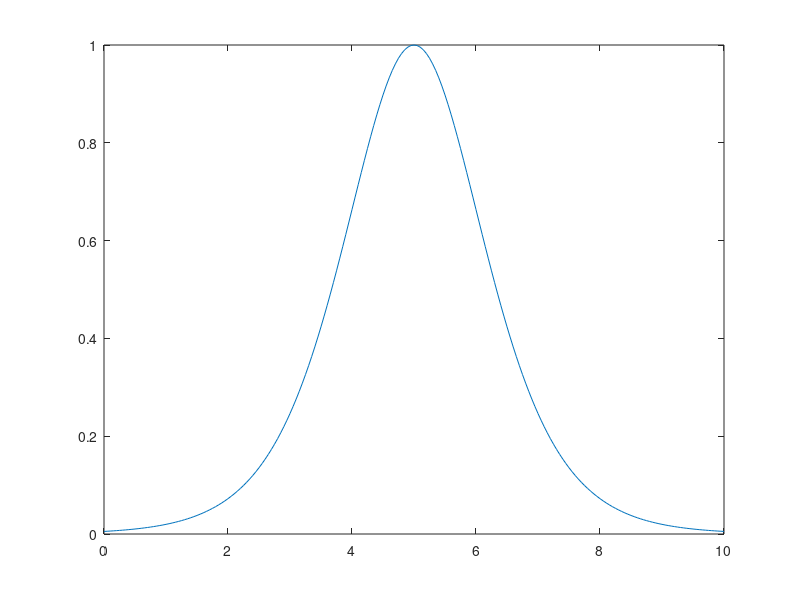
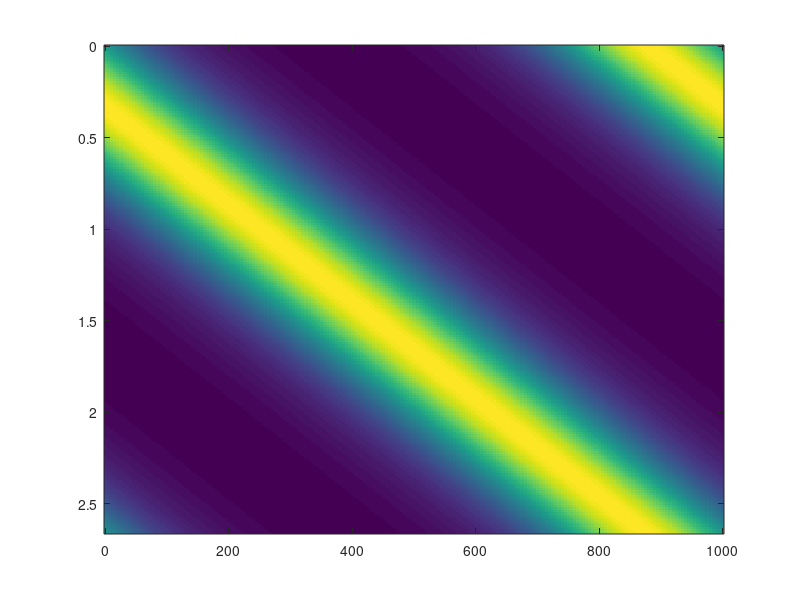

Source code (MATLAB) for these figures, in order: (Note: this script raises an error after producing the figures.)
clear all
close all

%cols(0,:)=[1 1 1];  %use 'w'
cols(1,:)=[255 205 135]/255;  %light orange
cols(2,:)=[166 160 220]/255; %light purple
cols(3,:)=[205 66 0]/255;    %dark orange
cols(4,:)=[47 08 117]/255;   %dark purple
cols(5,:)=[0 0 0]; %use 'k'

c=299792458;
eps0=8.85e-12;

ps=1e-12;
fs=1e-15;
um=1e-6;

Fin=.85/(.01)^2;
n=1.548;

sigx=78.7*um;       %RMS spotsize (radius)
sigz=309.7*um;
%Uin=.5*Fin*pi*sigx*sigz
Uin=3.25e-4;
Fin0=2*Uin/(pi*sigx*sigz)


fA1=.131;
eta1=2.76;

fA2=.094;
eta2=2.82;


A1=(2*eta1*fA1/n)*sqrt(2*Fin*c/eps0)*1e-9;
A2=(2*eta2*fA2/n)*sqrt(2*Fin*c/eps0)*1e-9;

%%
clc

L=1000*um;

%Fin=2*Uin/(pi*sigx*L/2)
Fin=2*Uin/(pi*sigx*sigz)

taup=2.66*ps;

Pulse=@(t) sech(2*asech(1/sqrt(2))*(t)./taup).^2;

A1=(2*eta1*fA1/n)*sqrt(2*Fin*c/eps0)*1e-6;
A2=(2*eta2*fA2/n)*sqrt(2*Fin*c/eps0)*1e-6;

Grad1=A1*quad(Pulse,0,L/2/c)/L/sqrt(taup)
Grad2=A2*quad(Pulse,0,L/2/c)/L/sqrt(taup)

E1=Grad1*L*1e3
E2=Grad2*L*1e3

%%
T=(0:.05:10)*ps;
Nt=length(T);
del=T(round(length(T)/2));%1*ps;

figure
plot(T*1e12,Pulse(T-del))

Ntaup=round(taup/(T(2)-T(1)));
Taup=linspace(0,taup,Nt-1);

% Z=linspace(0,L,Nt-1);
% for i=1:Nt
% 
% %z=linspace(0,L,Ntaup-1)
% %for i=1:Ntaup
%     PulseMap(i,:)=circshift(Pulse(T-del)',i-round(Nt/2)-round(Ntaup/2)+2);
% end

Z=linspace(0,L,Ntaup-1);
for i=1:Nt

%z=linspace(0,L,Ntaup-1)
%for i=1:Ntaup
    PulseMap(i,:)=circshift(Pulse(T-del)',i-round(Nt/2)-round(Ntaup/2)+2);
end

figure
imagesc(Z*1e6,Taup*1e12,PulseMap)
%imagesc(z*1e6,1:Ntaup,PulseMap)



%% Gradient calculation with fixed fluence


close all

%width=4.5; % if alone
width=3.25; % if paired
height=2.5;

hFig = figure(95);

%set(gcf,'PaperPositionMode','auto')
set(hFig,'ActivePositionProperty','position')
set(hFig,'Units','inches')
%set(hFig, 'Position', [0 0 width height])

set(hFig, 'Color', 'w');
set(hFig,'Units','points')



L=[150 310 620 1240]*um;
tau=logspace(-14,-11,60);
%L=[100 250 550 1100]*um;

L=1000*um;
tau=logspace(-14,-11,1000);

j=1;
Fin=2*Uin/(pi*sigx*sigz)       %FIXED
A1=(2*eta1*fA1/n)*sqrt(2*Fin*c/eps0)*1e-9;
A2=(2*eta2*fA2/n)*sqrt(2*Fin*c/eps0)*1e-9;
for i=1:length(tau)
Pulse=@(t) sech(2*asech(1/sqrt(2))*(t)./tau(i)).^2;
Grad1(i)=A1*quad(Pulse,0,L(j)/2/c)/L(j)/sqrt(tau(i));
Grad2(i)=A2*quad(Pulse,0,L(j)/2/c)/L(j)/sqrt(tau(i));
end

h1a=semilogx(tau*1e12,Grad1,'Color',cols(3,:),'Linewidth',1);
hold on
h1b=semilogx(tau*1e12,Grad2,'Color',cols(3,:),'Linewidth',1);
hold on

grid on
%%
% Grad=(Grad1+Grad2)/2;
% dGrad=(Grad2-Grad1)/2;
% h1=errorbar(tau*1e12,Grad,dGrad,'LineStyle','none',...
%         'Marker','o','Color',cols(3,:),'Linewidth',1,'MarkerSize',3,...
%     'MarkerFaceColor',cols(3,:));


j=2;
Fin=2*Uin/(pi*sigx*sigz)       %FIXED
A1=(2*eta1*fA1/n)*sqrt(2*Fin*c/eps0)*1e-9;
A2=(2*eta2*fA2/n)*sqrt(2*Fin*c/eps0)*1e-9;

tau=logspace(-14,-11,61);
for i=1:length(tau)
Pulse=@(t) sech(2*asech(1/sqrt(2))*(t)./tau(i)).^2;

Grad1(i)=A1*quad(Pulse,0,L(j)/2/c)/L(j)/sqrt(tau(i));
Grad2(i)=A2*quad(Pulse,0,L(j)/2/c)/L(j)/sqrt(tau(i));
end

h2a=semilogx(tau*1e12,Grad1,'Color',cols(1,:),'Linewidth',1);
hold on
h2b=semilogx(tau*1e12,Grad2,'Color',cols(1,:),'Linewidth',1);
hold on

% Grad=(Grad1+Grad2)/2;
% dGrad=(Grad2-Grad1)/2;
% h2=errorbar(tau*1e12,Grad,dGrad,'LineStyle','none',...
%         'Marker','^', 'Color',cols(1,:),'Linewidth',1,...
%     'MarkerSize',3,'MarkerFaceColor',cols(1,:));
% 
% hold on

% Fin=2*Uin/(pi*sigx*L(j)/2)     % VARIABLE
% for i=1:length(tau)
% Pulse=@(t) sech(2*asech(1/sqrt(2))*(t)./tau(i)).^2;
% 
% A1=(2*eta1*fA1/n)*sqrt(2*Fin*c/eps0)*1e-9;
% A2=(2*eta2*fA2/n)*sqrt(2*Fin*c/eps0)*1e-9;
% 
% Grad1(i)=A1*quad(Pulse,0,L(j)/2/c)/L(j)/sqrt(tau(i));
% Grad2(i)=A2*quad(Pulse,0,L(j)/2/c)/L(j)/sqrt(tau(i));
% end
% 
% Grad=(Grad1+Grad2)/2;
% dGrad=(Grad2-Grad1)/2;
% h1=errorbar(tau*1e12,Grad,dGrad,'LineStyle','none',...
%         'Marker','o','Color',cols(1,:),'Linewidth',1,'MarkerSize',3,...
%     'MarkerFaceColor',cols(1,:));
% hold on

j=3;
clear tau Grad1 Grad2 Grad dGrad
tau=logspace(-14,-11,59);
%tau=logspace(-14,-11,100);
Fin=2*Uin/(pi*sigx*sigz)       %FIXED
A1=(2*eta1*fA1/n)*sqrt(2*Fin*c/eps0)*1e-9;
A2=(2*eta2*fA2/n)*sqrt(2*Fin*c/eps0)*1e-9;
for i=1:length(tau)
Pulse=@(t) sech(2*asech(1/sqrt(2))*(t)./tau(i)).^2;

Grad1(i)=A1*quad(Pulse,0,L(j)/2/c)/L(j)/sqrt(tau(i));
Grad2(i)=A2*quad(Pulse,0,L(j)/2/c)/L(j)/sqrt(tau(i));
end

h3a=semilogx(tau*1e12,Grad1,'Color',cols(4,:),'Linewidth',1);
hold on
h3b=semilogx(tau*1e12,Grad2,'Color',cols(4,:),'Linewidth',1);
hold on

% Grad=(Grad1+Grad2)/2;
% dGrad=(Grad2-Grad1)/2;
% h3=errorbar(tau*1e12,Grad,dGrad,'LineStyle','none',...
% 'Marker','s','Color',cols(4,:),'Linewidth',1,'MarkerSize',3,...
% 'MarkerFaceColor',cols(4,:));
% hold on

j=4;
tau=logspace(-14,-11,60);

% Fin=2*Uin/(pi*sigx*sigz)       %FIXED
% A1=(2*eta1*fA1/n)*sqrt(2*Fin*c/eps0)*1e-9;
% A2=(2*eta2*fA2/n)*sqrt(2*Fin*c/eps0)*1e-9;
% for i=1:length(tau)
% Pulse=@(t) sech(2*asech(1/sqrt(2))*(t)./tau(i)).^2;
% 
% Grad1(i)=A1*quad(Pulse,0,L(j)/2/c)/L(j)/sqrt(tau(i));
% Grad2(i)=A2*quad(Pulse,0,L(j)/2/c)/L(j)/sqrt(tau(i));
% end
% 
% Grad=(Grad1+Grad2)/2;
% dGrad=(Grad2-Grad1)/2;
% h4=errorbar(tau*1e12,Grad,dGrad,'LineStyle','none',...
%     'Marker','v','Color',cols(2,:),'Linewidth',1,...
%     'MarkerSize',3,'MarkerFaceColor',cols(2,:));
%     
% hold on
Fin=2*Uin/(pi*sigx*L(j)/2)       %VARIABLE
A1=(2*eta1*fA1/n)*sqrt(2*Fin*c/eps0)*1e-9;
A2=(2*eta2*fA2/n)*sqrt(2*Fin*c/eps0)*1e-9;
for i=1:length(tau)
Pulse=@(t) sech(2*asech(1/sqrt(2))*(t)./tau(i)).^2;

Grad1(i)=A1*quad(Pulse,0,L(j)/2/c)/L(j)/sqrt(tau(i));
Grad2(i)=A2*quad(Pulse,0,L(j)/2/c)/L(j)/sqrt(tau(i));
end

h4a=semilogx(tau*1e12,Grad1,'Color',cols(2,:),'Linewidth',1);
hold on
h4b=semilogx(tau*1e12,Grad2,'Color',cols(2,:),'Linewidth',1);
hold on

% Grad=(Grad1+Grad2)/2;
% dGrad=(Grad2-Grad1)/2;
% h4=errorbar(tau*1e12,Grad,dGrad,'LineStyle','none',...
%     'Marker','v','Color',cols(2,:),'Linewidth',1,...
%     'MarkerSize',3,'MarkerFaceColor',cols(2,:));

ax1=gca;
%set(gca,'xscale','log','Color','none');
set(gca,'Color','none');

%axis tight
ylim([0 .7])
xlim([.1 5])

set(ax1,'XTick',[.1:.1:1 1.5 2:5])
set(ax1,'YTick',[.1:.1:.7])
set(ax1,'XTickLabel',{'0.1','0.2','0.3','','0.5','','','','','1.0','1.5','2','3','4','5'})

hx=xlabel('FWHM pulse width, \tau_p [ps]');
hy=ylabel('Average gradient, {\itG}_0 [MeV/m]');

ax2=copyobj(ax1,hFig);
delete(get(ax2,'Children'));
set(ax2,'Color','None','Box','off','Ygrid','on','Xgrid','on');
set(ax2,'Xcolor',[.9 .9 .9],'Ycolor',[.9 .9 .9]);%,'XTickLabel',[],'YTickLabel',[]);
%get(ax3)    %Unsure how to remove labels from this third axes.. will have
%to do by hand
uistack(ax2,'bottom');

linkaxes([ax1,ax2],'xy')


%hL=legend([h1,h2,h3,h4],{'{\it L} = 0.12 mm','{\it L} = 0.24 mm','{\it L} = 0.48 mm','{\it L} = 0.96 mm'});
hL=legend([h1a,h2a,h3a,h4a],{'{\it L} = 0.15 mm','{\it L} = 0.31 mm','{\it L} = 0.62 mm','{\it L} = 1.24 mm'});
set(hL,'Location','northeast','Box','Off')

set([ax1,ax2],'FontSize', 10);
set([hx,hy,hL],'FontSize', 10);

export_fig LengthOptim.eps -cmyk -r300 -painters%-painters


%% Gradient calculation with fixed pulse engery


%To match 2sigz=L ->sigz=L/2

close all

width=3.25;
height=2.5;
hFig = figure(96);

%set(gcf,'PaperPositionMode','auto')
set(hFig,'ActivePositionProperty','position')
set(hFig,'Units','inches')
set(hFig, 'Position', [0 0 width height])

set(hFig, 'Color', 'w');
set(hFig,'Units','points')


L=[120 240 480 960]*um;

j=1;
tau=logspace(-14,-11,60);
for i=1:length(tau)
Pulse=@(t) sech(2*asech(1/sqrt(2))*(t)./tau(i)).^2;

Fin=2*Uin/(pi*sigx*L(j)/2);
A1=(2*eta1*fA1/n)*sqrt(2*Fin*c/eps0)*1e-9;
A2=(2*eta2*fA2/n)*sqrt(2*Fin*c/eps0)*1e-9;

Grad1(i)=A1*quad(Pulse,0,L(j)/2/c)/L(j)/sqrt(tau(i));
Grad2(i)=A2*quad(Pulse,0,L(j)/2/c)/L(j)/sqrt(tau(i));
end

Grad=(Grad1+Grad2)/2;
dGrad=(Grad2-Grad1)/2;
h1=errorbar(tau*1e12,Grad,dGrad,'LineStyle','none',...
        'Marker','o','Color',cols(3,:),'Linewidth',1,'MarkerSize',3,...
    'MarkerFaceColor',cols(3,:));
hold on

j=2;
tau=logspace(-14,-11,61);
for i=1:length(tau)
Pulse=@(t) sech(2*asech(1/sqrt(2))*(t)./tau(i)).^2;

Fin=2*Uin/(pi*sigx*L(j)/2);
A1=(2*eta1*fA1/n)*sqrt(2*Fin*c/eps0)*1e-9;
A2=(2*eta2*fA2/n)*sqrt(2*Fin*c/eps0)*1e-9;
Grad1(i)=A1*quad(Pulse,0,L(j)/2/c)/L(j)/sqrt(tau(i));
Grad2(i)=A2*quad(Pulse,0,L(j)/2/c)/L(j)/sqrt(tau(i));
end

Grad=(Grad1+Grad2)/2;
dGrad=(Grad2-Grad1)/2;
h2=errorbar(tau*1e12,Grad,dGrad,'LineStyle','none',...
        'Marker','^', 'Color',cols(1,:),'Linewidth',1,...
    'MarkerSize',3,'MarkerFaceColor',cols(1,:));
hold on

j=3;
clear tau Grad1 Grad2 Grad dGrad
tau=logspace(-14,-11,59);
%tau=logspace(-14,-11,100);
for i=1:length(tau)
Pulse=@(t) sech(2*asech(1/sqrt(2))*(t)./tau(i)).^2;
Fin=2*Uin/(pi*sigx*L(j)/2);
A1=(2*eta1*fA1/n)*sqrt(2*Fin*c/eps0)*1e-9;
A2=(2*eta2*fA2/n)*sqrt(2*Fin*c/eps0)*1e-9;
Grad1(i)=A1*quad(Pulse,0,L(j)/2/c)/L(j)/sqrt(tau(i));
Grad2(i)=A2*quad(Pulse,0,L(j)/2/c)/L(j)/sqrt(tau(i));
end

Grad=(Grad1+Grad2)/2;
dGrad=(Grad2-Grad1)/2;
h3=errorbar(tau*1e12,Grad,dGrad,'LineStyle','none',...
'Marker','s','Color',cols(4,:),'Linewidth',1,'MarkerSize',3,...
'MarkerFaceColor',cols(4,:));

hold on

j=4;
tau=logspace(-14,-11,60);
for i=1:length(tau)
Pulse=@(t) sech(2*asech(1/sqrt(2))*(t)./tau(i)).^2;
Fin=2*Uin/(pi*sigx*L(j)/2);
A1=(2*eta1*fA1/n)*sqrt(2*Fin*c/eps0)*1e-9;
A2=(2*eta2*fA2/n)*sqrt(2*Fin*c/eps0)*1e-9;
Grad1(i)=A1*quad(Pulse,0,L(j)/2/c)/L(j)/sqrt(tau(i));
Grad2(i)=A2*quad(Pulse,0,L(j)/2/c)/L(j)/sqrt(tau(i));
end

Grad=(Grad1+Grad2)/2;
dGrad=(Grad2-Grad1)/2;
h4=errorbar(tau*1e12,Grad,dGrad,'LineStyle','none',...
    'Marker','v','Color',cols(2,:),'Linewidth',1,...
    'MarkerSize',2,'MarkerFaceColor',cols(2,:));
ax1=gca;
set(gca,'xscale','log','Color','none');

%axis tight
ylim([0 1.75])
xlim([.1 5])

hx=xlabel('FWHM pulse width, \tau_p [ps]');
set(ax1,'XTick',[.1:.1:1 1.5 2:5]);
set(ax1,'XTickLabel',{'0.1','0.2','0.3','','0.5','','','','','1.0','1.5','2','3','4','5'});

hy=ylabel('Average gradient, {\it G}_0 [GeV/m]');
set(ax1,'YTick',[0:.1:1.7]);
set(ax1,'YTickLabel',{'','0.1','','0.3','','0.5','','0.7','','0.9','','1.1','','1.3','','1.5','','1.7'});

ax2=copyobj(ax1,hFig);
delete(get(ax2,'Children'));
set(ax2,'Color','None','Box','off','Ygrid','on','Xgrid','on');
set(ax2,'Xcolor',[.9 .9 .9],'Ycolor',[.9 .9 .9]);%,'XTickLabel',[],'YTickLabel',[]);
%get(ax3)    %Unsure how to remove labels from this third axes.. will have
%to do by hand
uistack(ax2,'bottom');

linkaxes([ax1,ax2],'xy')

hL=legend([h1,h2,h3,h4],{'{\it L} = 0.12 mm','{\it L} = 0.24 mm','{\it L} = 0.48 mm','{\it L} = 0.96 mm'});
set(hL,'Location','northeast','Box','Off')

set([ax1,ax2],'FontSize', 10);
set([hx,hy,hL],'FontSize', 10);

export_fig LengthOptim.eps -cmyk -r300 -painters%-painters
%% Plot energy gain now

%To match 2sigz=L ->sigz=L/2

%close all

width=3.25;
height=2.5;
hFig = figure(97);

%set(gcf,'PaperPositionMode','auto')
set(hFig,'ActivePositionProperty','position')
set(hFig,'Units','inches')
%set(hFig, 'Position', [0 0 width height])

set(hFig, 'Color', 'w');
set(hFig,'Units','points')


L=[150 310 620 1240]*um;
tau=logspace(-14,-11,100);

L=620*um;
tau=logspace(-14,-11,1000);





scale=1e-3;
j=1;
%Fin=2*Uin/(pi*sigx*L(j)/2)
Fin=2*Uin/(pi*sigx*sigz)
for i=1:length(tau)
Pulse=@(t) sech(2*asech(1/sqrt(2))*(t)./tau(i)).^2;
A1=(2*eta1*fA1/n)*sqrt(2*Fin*c/eps0)*scale;
A2=(2*eta2*fA2/n)*sqrt(2*Fin*c/eps0)*scale;

Grad1(i)=A1*quad(Pulse,0,L(j)/2/c)/L(j)/sqrt(tau(i));
Grad2(i)=A2*quad(Pulse,0,L(j)/2/c)/L(j)/sqrt(tau(i));
end

E1=Grad1*L(j);
E2=Grad2*L(j);

h1a=semilogx(tau*1e12,E1,'Color',cols(3,:),'Linewidth',1);
hold on
h1b=semilogx(tau*1e12,E2,'Color',cols(3,:),'Linewidth',1);%,'LineStyle','--');

%%
hold on

j=2;
%Fin=2*Uin/(pi*sigx*L(j)/2)
Fin=2*Uin/(pi*sigx*sigz)
for i=1:length(tau)
Pulse=@(t) sech(2*asech(1/sqrt(2))*(t)./tau(i)).^2;

A1=(2*eta1*fA1/n)*sqrt(2*Fin*c/eps0)*scale;
A2=(2*eta2*fA2/n)*sqrt(2*Fin*c/eps0)*scale;
Grad1(i)=A1*quad(Pulse,0,L(j)/2/c)/L(j)/sqrt(tau(i));
Grad2(i)=A2*quad(Pulse,0,L(j)/2/c)/L(j)/sqrt(tau(i));
end

E1=Grad1*L(j);
E2=Grad2*L(j);

h2a=semilogx(tau*1e12,E1,'Color',cols(1,:),'Linewidth',1);
hold on
h2b=semilogx(tau*1e12,E2,'Color',cols(1,:),'Linewidth',1);%,'LineStyle','--');

hold on

j=3;
%Fin=2*Uin/(pi*sigx*L(j)/2)
Fin=2*Uin/(pi*sigx*sigz)

for i=1:length(tau)
Pulse=@(t) sech(2*asech(1/sqrt(2))*(t)./tau(i)).^2;
A1=(2*eta1*fA1/n)*sqrt(2*Fin*c/eps0)*scale;
A2=(2*eta2*fA2/n)*sqrt(2*Fin*c/eps0)*scale;
Grad1(i)=A1*quad(Pulse,0,L(j)/2/c)/L(j)/sqrt(tau(i));
Grad2(i)=A2*quad(Pulse,0,L(j)/2/c)/L(j)/sqrt(tau(i));
end

E1=Grad1*L(j);
E2=Grad2*L(j);

h3a=semilogx(tau*1e12,E1,'Color',cols(4,:),'Linewidth',1);
hold on
h3b=semilogx(tau*1e12,E2,'Color',cols(4,:),'Linewidth',1);%,'LineStyle','--');


hold on

j=4;
Fin=2*Uin/(pi*sigx*L(j)/2)
%Fin=2*Uin/(pi*sigx*sigz)

for i=1:length(tau)
Pulse=@(t) sech(2*asech(1/sqrt(2))*(t)./tau(i)).^2;

A1=(2*eta1*fA1/n)*sqrt(2*Fin*c/eps0)*scale;
A2=(2*eta2*fA2/n)*sqrt(2*Fin*c/eps0)*scale;
Grad1(i)=A1*quad(Pulse,0,L(j)/2/c)/L(j)/sqrt(tau(i));
Grad2(i)=A2*quad(Pulse,0,L(j)/2/c)/L(j)/sqrt(tau(i));
end

E1=Grad1*L(j);
E2=Grad2*L(j);

h4a=semilogx(tau*1e12,E1,'Color',cols(2,:),'Linewidth',1);
hold on
h4b=semilogx(tau*1e12,E2,'Color',cols(2,:),'Linewidth',1)%,'LineStyle','--');

uistack(h2b, 'top');
uistack(h2a, 'top');
uistack(h1b, 'top');
uistack(h1a, 'top');


% j=5;
% Fin=2*Uin/(pi*sigx*L(j)/2)
% %Fin=2*Uin/(pi*sigx*sigz)
% 
% for i=1:length(tau)
% Pulse=@(t) sech(2*asech(1/sqrt(2))*(t)./tau(i)).^2;
% 
% A1=(2*eta1*fA1/n)*sqrt(2*Fin*c/eps0)*scale;
% A2=(2*eta2*fA2/n)*sqrt(2*Fin*c/eps0)*scale;
% Grad1(i)=A1*quad(Pulse,0,L(j)/2/c)/L(j)/sqrt(tau(i));
% Grad2(i)=A2*quad(Pulse,0,L(j)/2/c)/L(j)/sqrt(tau(i));
% end
% 
% E1=Grad1*L(j);
% E2=Grad2*L(j);
% 
% h4a=semilogx(tau*1e12,E1,'Color',cols(2,:),'Linewidth',1);
% hold on
% h4b=semilogx(tau*1e12,E2,'Color',cols(2,:),'Linewidth',1,'LineStyle','--');



ax1=gca;
set(gca,'xscale','log','Color','none');

%axis tight
ylim([0 225])
xlim([.1 5])

hx=xlabel('FWHM pulse width, \tau_p [ps]');
set(ax1,'XTick',[.1:.1:1 1.25 1.5 2:5]);
set(ax1,'XTickLabel',{'0.1','0.2','0.3','','0.5','','','','','1.0','','1.5','2','3','4','5'});

hy=ylabel('Average energy gain, \Delta{\it E} [keV]');
set(ax1,'YTick',[0:25:225]);
%set(ax1,'YTickLabel',{'','0.1','','0.3','','0.5','','0.7','','0.9','','1.1
%','','1.3','','1.5','','1.7'});

ax2=copyobj(ax1,hFig);
delete(get(ax2,'Children'));
set(ax2,'Color','None','Box','off','Ygrid','on','Xgrid','on');
set(ax2,'Xcolor',[.9 .9 .9],'Ycolor',[.9 .9 .9]);%,'XTickLabel',[],'YTickLabel',[]);
%get(ax3)    %Unsure how to remove labels from this third axes.. will have
%to do by hand
uistack(ax2,'bottom');

linkaxes([ax1,ax2],'xy')

hL=legend([h1a,h2a,h3a,h4a],{'{\it L} = 0.15 mm','{\it L} = 0.31 mm','{\it L} = 0.62 mm','{\it L} = 1.24 mm'});
set(hL,'Location','northwest','Box','Off')

set([ax1,ax2],'FontSize', 10);
set([hx,hy,hL],'FontSize', 10);

export_fig LengthOptimE.eps -cmyk -r300 -painters%-painters

%%  Optimal energy gain vs L

close all
clear tau L E1 E2 Emax Lmax Grad1 Grad2

cols2=[cols(4,:); cols(1,:);cols(5,:);cols(2,:);cols(3,:)];
width=4.5;
height=2.5;
hFig = figure(97);

%set(gcf,'PaperPositionMode','auto')
set(hFig,'ActivePositionProperty','position')
set(hFig,'Units','inches')
set(hFig, 'Position', [0 0 width height])

set(hFig, 'Color', 'w');
set(hFig,'Units','points')

L=(10:10:5000)*um;
tau=[.100 .25 .613 1.67 2.5]*ps;

%tau=logspace(-14,-11,50);

%tau=(50:50:5000)*fs;

%tau=logspace(-13.5,-11,100);


col='rbkycgm';

scale=1e-3;
for j=1:length(tau)
Pulse=@(t) sech(2*asech(1/sqrt(2))*(t)./tau(j)).^2;
    for i=1:length(L)


if L(i)<620*um
Fin=2*Uin/(pi*sigx*sigz);
else
    Fin=2*Uin/(pi*sigx*L(i)/2);
end

A1=(2*eta1*fA1/n)*sqrt(2*Fin*c/eps0)*scale;
A2=(2*eta2*fA2/n)*sqrt(2*Fin*c/eps0)*scale;

%E1(i)=A1*quad(Pulse,0,L(i)/2/c)/sqrt(tau(j));
%E2(i)=A2*quad(Pulse,0,L(i)/2/c)/sqrt(tau(j));

Grad1(i)=A1*quad(Pulse,0,L(i)/2/c)/L(i)/sqrt(tau(j));
Grad2(i)=A2*quad(Pulse,0,L(i)/2/c)/L(i)/sqrt(tau(j));
E1(i)=Grad1(i)*L(i);
E2(i)=Grad2(i)*L(i);

end
[Emax indMax]=max(E1);
Lmax(j)=L(indMax);

h1a=plot(L*1e3,E1,'Color',cols2(j,:),'Linewidth',1);
hold on
h1b=plot(L*1e3,E2,'Color',cols2(j,:),'Linewidth',1);%,'LineStyle','--');
hold on

end

ax1=gca;
set(gca,'Color','none');

xlim([0 1.2])
ylim([0 210])

hx=xlabel('Structure length, {\it L} [mm]');
set(ax1,'XTick',[.1:.1:1.2]);
%set(ax1,'XTickLabel',{'0.1','0.2','0.3','','0.5','','','','','1.0','','1.5','2','3','4','5'});

hy=ylabel('Average energy gain, \Delta{\it E} [keV]');
set(ax1,'YTick',[0:25:225]);
%set(ax1,'YTickLabel',{'','0.1','','0.3','','0.5','','0.7','','0.9','','1.1
%','','1.3','','1.5','','1.7'});

ax2=copyobj(ax1,hFig);
delete(get(ax2,'Children'));
set(ax2,'Color','None','Box','off','Ygrid','on','Xgrid','on');
set(ax2,'Xcolor',[.9 .9 .9],'Ycolor',[.9 .9 .9]);%,'XTickLabel',[],'YTickLabel',[]);
%get(ax3)    %Unsure how to remove labels from this third axes.. will have
%to do by hand
uistack(ax2,'bottom');

linkaxes([ax1,ax2],'xy')

%hL=legend([h1a,h2a,h3a,h4a],{'{\it L} = 0.15 mm','{\it L} = 0.31 mm','{\it L} = 0.62 mm','{\it L} = 1.24 mm'});
%set(hL,'Location','northwest','Box','Off')

set([ax1,ax2],'FontSize', 10);
set([hx,hy],'FontSize', 10);

export_fig LengthOptim.eps -cmyk -r300 -painters%-painters